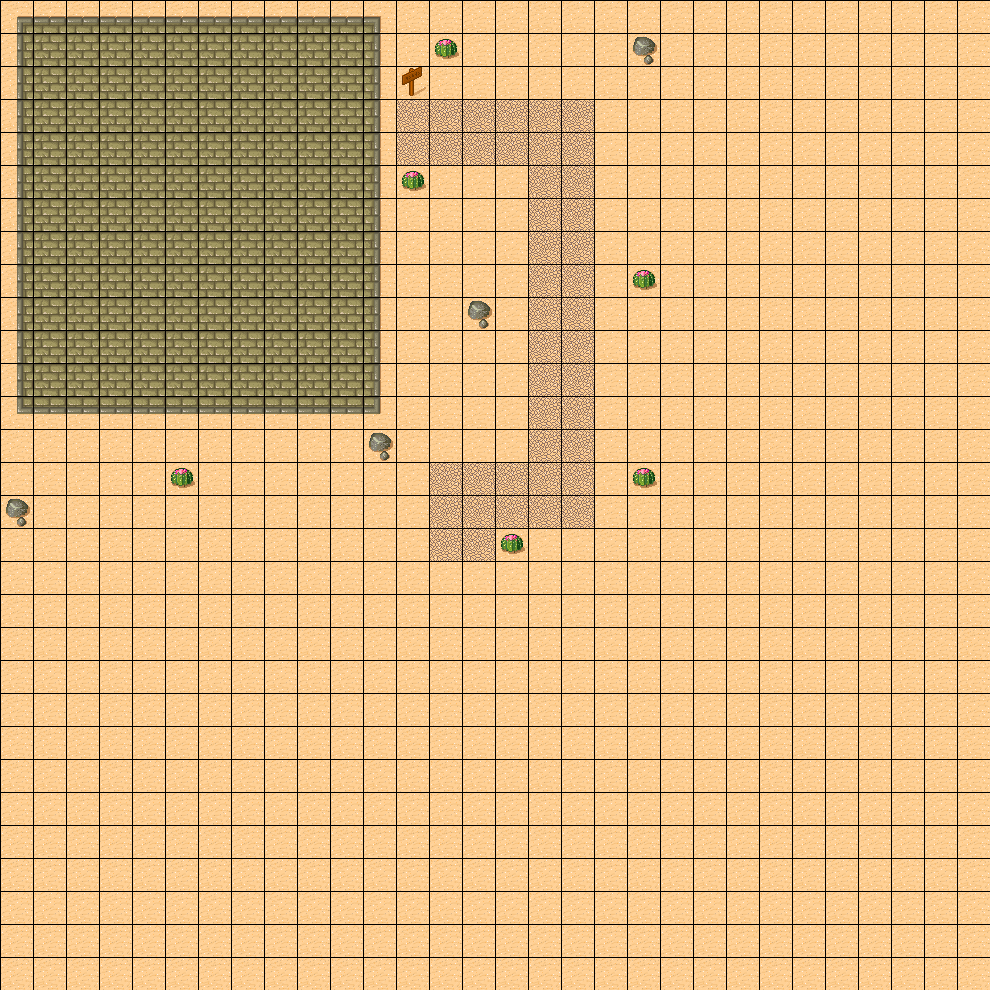

A 2D game scene composited from a Tiled map and its tileset images. What follows is a short description and the map's XML, with each tile layer's data collapsed to a summary:
An orthogonal 30x30 tile map with 33x33 px tiles, 1 tile layer (Camada de Tiles 1).

<map version="1.0" orientation="orthogonal" renderorder="right-down" width="30" height="30" tilewidth="33" tileheight="33" nextobjectid="1">
 <tileset firstgid="1" name="tmw_desert_spacing" tilewidth="33" tileheight="33" tilecount="48" columns="8">
  <image source="img/tmw_desert_spacing.png" width="265" height="199" />
 </tileset>
 <layer name="Camada de Tiles 1" width="30" height="30">
  <data>[900 cells, 900 non-empty, 14 distinct tile ids]</data>
 </layer>
</map>